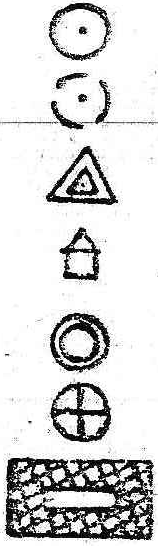
#> input picture Software Development/Maps/Template/SymbolSet.png, 158 x 546 px
$ python temp.py
#> lines starting #> are read from the running program, lines starting #| are printed output that depends on the picture
import cv2
import numpy as np


def get_matches(img):
    r = 27
    for i in range(3, 6):
        cv2.imwrite("Crop"+str(i)+".jpg", img[75+r*i:99+r*i, 280:320])
    #cv2.waitKey(0)
    return img.shape


def get_matches1(img):
    r = 546//7-10
    for i in range(3):
        cv2.imwrite("Crops"+str(i)+".jpg", img[r*i:r*(1+i), ::])
    cv2.waitKey(0)
    return img.shape


def get_match(img, template):
    res = cv2.matchTemplate(img, template, cv2.TM_CCOEFF_NORMED)
    threshold = 0.8
    loc = np.where(res >= threshold)
    for pt in zip(*loc[::-1]):
        cv2.rectangle(img, pt, (pt[0] + template.shape[1], pt[1] + template.shape[0]), 0, 2)
    cv2.imshow("detected", img)
    cv2.waitKey(0)


if __name__ == "__main__":
    img = cv2.imread("SymbolSet.png", 0)
#> img is the input picture: shape (546, 158); min 0, max 255, mean 216.1
    img1 = cv2.imread("Symbols.png", 0)
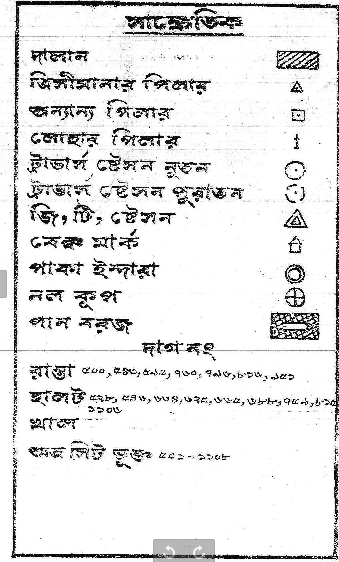
#> input picture Software Development/Maps/Template/Symbols.png, 339 x 562 px
#> img1 is the input picture: shape (562, 339); min 0, max 255, mean 228.9
    template = cv2.imread("Crop5.jpg", 0)
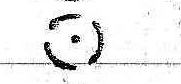
#> input picture Software Development/Maps/Template/Crop5.jpg, 181 x 84 px
#> template is the input picture: shape (84, 181); min 0, max 255, mean 238.6
    # get_matches1(img)
    # get_matches(img1)
#> (the run stopped early here; a loop or call above may not have finished)
